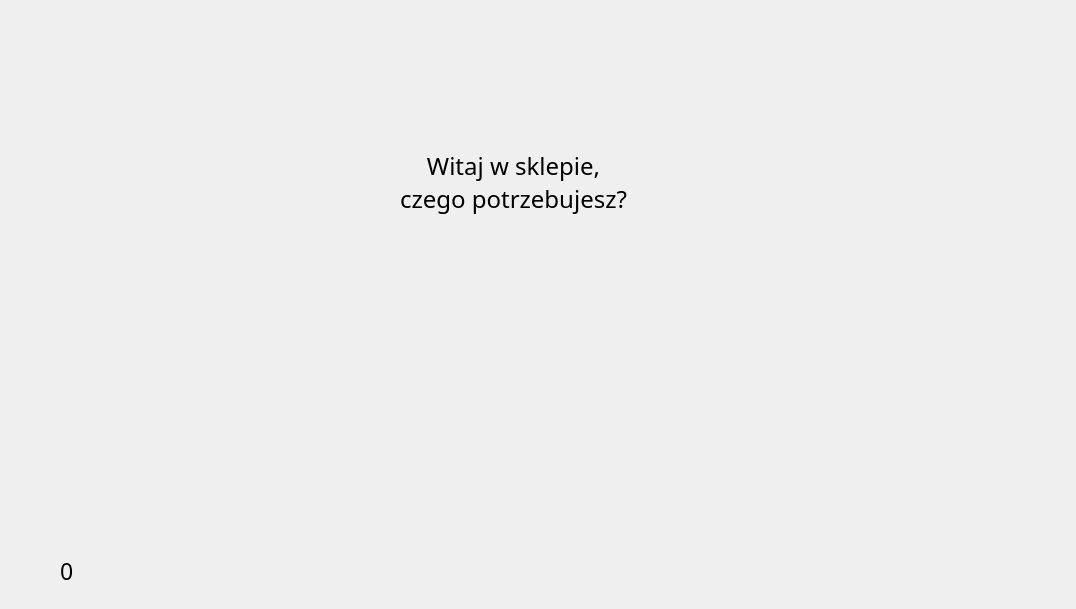
    <widget class="QWidget" name="ShopEntrance">
     <widget class="QLabel" name="ShopBackground">
      <property name="geometry">
       <rect>
        <x>0</x>
        <y>0</y>
        <width>1067</width>
        <height>600</height>
       </rect>
      </property>
      <property name="sizePolicy">
       <sizepolicy hsizetype="Ignored" vsizetype="Ignored">
        <horstretch>0</horstretch>
        <verstretch>0</verstretch>
       </sizepolicy>
      </property>
      <property name="text">
       <string/>
      </property>
      <property name="pixmap">
       <pixmap resource="mainwindow.qrc">:/resources/tla/sklep.png</pixmap>
      </property>
      <property name="scaledContents">
       <bool>true</bool>
      </property>
     </widget>
     <widget class="QLabel" name="ShopCoinTextbox">
      <property name="geometry">
       <rect>
        <x>20</x>
        <y>550</y>
        <width>121</width>
        <height>41</height>
       </rect>
      </property>
      <property name="text">
       <string/>
      </property>
      <property name="pixmap">
       <pixmap resource="mainwindow.qrc">:/resources/textbox.png</pixmap>
      </property>
      <property name="scaledContents">
       <bool>true</bool>
      </property>
     </widget>
     <widget class="QLabel" name="ShopCoinImage">
      <property name="geometry">
       <rect>
        <x>30</x>
        <y>560</y>
        <width>21</width>
        <height>21</height>
       </rect>
      </property>
      <property name="text">
       <string/>
      </property>
      <property name="pixmap">
       <pixmap resource="mainwindow.qrc">:/resources/moneta.png</pixmap>
      </property>
      <property name="scaledContents">
       <bool>true</bool>
      </property>
     </widget>
     <widget class="QLabel" name="ShopCoinAmount">
      <property name="geometry">
       <rect>
        <x>60</x>
        <y>560</y>
        <width>71</width>
        <height>21</height>
       </rect>
      </property>
      <property name="font">
       <font>
        <family>Pixeloid Mono</family>
        <pointsize>17</pointsize>
       </font>
      </property>
      <property name="text">
       <string>0</string>
      </property>
     </widget>
     <widget class="QLabel" name="ShopTextbox">
      <property name="geometry">
       <rect>
        <x>279</x>
        <y>99</y>
        <width>479</width>
        <height>297</height>
       </rect>
      </property>
      <property name="font">
       <font>
        <pointsize>9</pointsize>
       </font>
      </property>
      <property name="text">
       <string/>
      </property>
      <property name="pixmap">
       <pixmap resource="mainwindow.qrc">:/resources/textbox.png</pixmap>
      </property>
      <property name="scaledContents">
       <bool>true</bool>
      </property>
     </widget>
     <widget class="QLabel" name="ShopEntranceText">
      <property name="geometry">
       <rect>
        <x>308</x>
        <y>142</y>
        <width>411</width>
        <height>81</height>
       </rect>
      </property>
      <property name="font">
       <font>
        <family>Pixeloid Mono</family>
        <pointsize>18</pointsize>
       </font>
      </property>
      <property name="text">
       <string>Witaj w sklepie,
czego potrzebujesz?</string>
      </property>
      <property name="alignment">
       <set>Qt::AlignCenter</set>
      </property>
     </widget>
     <widget class="QPushButton" name="ShopSwordButton">
      <property name="geometry">
       <rect>
        <x>306</x>
        <y>220</y>
        <width>115</width>
        <height>40</height>
       </rect>
      </property>
      <property name="font">
       <font>
        <pointsize>8</pointsize>
       </font>
      </property>
      <property name="styleSheet">
       <string notr="true">QPushButton { background-color: transparent; border: 0px }</string>
      </property>
      <property name="text">
       <string/>
      </property>
      <property name="icon">
       <iconset resource="mainwindow.qrc">
        <normaloff>:/resources/przyciski/miecz.png</normaloff>:/resources/przyciski/miecz.png</iconset>
      </property>
      <property name="iconSize">
       <size>
        <width>200</width>
        <height>40</height>
       </size>
      </property>
     </widget>
     <widget class="QPushButton" name="ShopArmorButton">
      <property name="geometry">
       <rect>
        <x>306</x>
        <y>265</y>
        <width>134</width>
        <height>40</height>
       </rect>
      </property>
      <property name="styleSheet">
       <string notr="true">QPushButton { background-color: transparent; border: 0px }</string>
      </property>
      <property name="text">
       <string/>
      </property>
      <property name="icon">
       <iconset resource="mainwindow.qrc">
        <normaloff>:/resources/przyciski/zbroja.png</normaloff>:/resources/przyciski/zbroja.png</iconset>
      </property>
      <property name="iconSize">
       <size>
        <width>200</width>
        <height>40</height>
       </size>
      </property>
     </widget>
     <widget class="QPushButton" name="ShopPotionButton">
      <property name="geometry">
       <rect>
        <x>306</x>
        <y>310</y>
        <width>175</width>
        <height>40</height>
       </rect>
      </property>
      <property name="styleSheet">
       <string notr="true">QPushButton { background-color: transparent; border: 0px }</string>
      </property>
      <property name="text">
       <string/>
      </property>
      <property name="icon">
       <iconset resource="mainwindow.qrc">
        <normaloff>:/resources/przyciski/mikstura.png</normaloff>:/resources/przyciski/mikstura.png</iconset>
      </property>
      <property name="iconSize">
       <size>
        <width>200</width>
        <height>40</height>
       </size>
      </property>
     </widget>
     <widget class="QPushButton" name="ShopReturnButton">
      <property name="geometry">
       <rect>
        <x>600</x>
        <y>310</y>
        <width>134</width>
        <height>40</height>
       </rect>
      </property>
      <property name="styleSheet">
       <string notr="true">QPushButton { background-color: transparent; border: 0px }</string>
      </property>
      <property name="text">
       <string/>
      </property>
      <property name="icon">
       <iconset resource="mainwindow.qrc">
        <normaloff>:/resources/przyciski/powrot.png</normaloff>:/resources/przyciski/powrot.png</iconset>
      </property>
      <property name="iconSize">
       <size>
        <width>200</width>
        <height>40</height>
       </size>
      </property>
     </widget>
    </widget>
